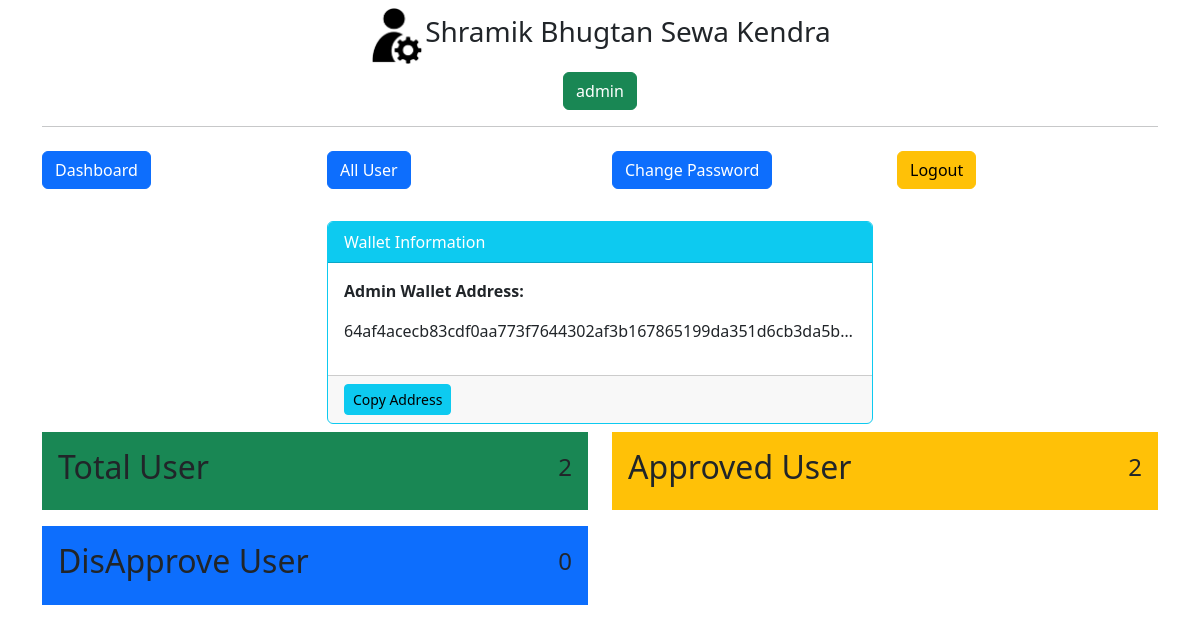
The app's page /admin/dashboard (signed in) with its own data.
### main.py (models this page shows, shortened)
class Admin(db.Model):
    id = db.Column(db.Integer, primary_key=True)
    username = db.Column(db.String(255), nullable=False)
    password = db.Column(db.String(255), nullable=False)
    wallet_address = db.Column(db.String(255), unique=True, nullable=False)  # New column

### main.py (the view)
@app.route('/admin/dashboard')
def adminDashboard():
    if not session.get('admin_id'):
        return redirect('/admin/')
    totalUser=User.query.count()
    totalApprove=User.query.filter_by(status=1).count()
    NotTotalApprove=User.query.filter_by(status=0).count()
    admin = Admin.query.get_or_404(session['admin_id'])
    return render_template('admin/dashboard.html', title="Admin Dashboard", totalUser=totalUser, totalApprove=totalApprove, NotTotalApprove=NotTotalApprove, admin=admin)

### templates/admin/dashboard.html
{% extends 'admin/layout.html' %}
{% block content %}
<div class="container">
    {% include 'admin/navbar.html' %}
</div>
<div class="container">
    <div class="row">
        <div class="col-xl-6 my-2 col-lg-6 col-sm-12">
            <div class="bg-success d-flex p-3 justify-content-between align-items-center">
                <h2>Total User</h2>
                <h4>{{totalUser}}</h4>
            </div>
        </div>
        <div class="col-xl-6 my-2 col-lg-6 col-sm-12">
            <div class="bg-warning d-flex p-3 justify-content-between align-items-center">
                <h2>Approved User</h2>
                <h4>{{totalApprove}}</h4>
            </div>
        </div>
        <div class="col-xl-6 my-2 col-lg-6 col-sm-12">
            <div class="bg-primary d-flex p-3 justify-content-between align-items-center">
                <h2>DisApprove User</h2>
                <h4>{{NotTotalApprove}}</h4>
            </div>
        </div>
    </div>
</div>
{% endblock content %}

### templates/admin/layout.html (shortened to what this page needs)
<!DOCTYPE html>
<html lang="en">
    <head>
        <link href="https://cdn.jsdelivr.net/npm/bootstrap@5.3.2/dist/css/bootstrap.min.css" rel="stylesheet">
    </head>
    <body>
        <div class="container my-2">
            <div class="d-flex justify-content-center align-items-center">
                <img style="width: 5%;"
                    alt="">
                <h3>
                    Shramik Bhugtan Sewa Kendra
                </h3>
            </div>
            <div class="my-2 text-center">
                {% if session.admin_name %}
                <button class="btn btn-success">{{session.admin_name}}</button>
                {% endif %}
            </div>
            <hr>
        </div>
        {% block content %} {% endblock content %}
    </body>
</html>

### templates/admin/navbar.html (shortened to what this page needs)
<div class="row d-flex justify-content-center">
    <div class="col-lg-3 col-md-6 my-2">
        <a href="/admin/dashboard" class="btn btn-primary btn-block">Dashboard</a>
    </div>
    <div class="col-lg-3 col-md-6 my-2">
        <a href="/admin/get-all-user" class="btn btn-primary btn-block">All User</a>
    </div>
    <div class="col-lg-3 col-md-6 my-2">
        <a href="/admin/change-admin-password" class="btn btn-primary btn-block">Change Password</a>
    </div>
    <div class="col-lg-3 col-md-6 my-2">
        <a href="/admin/logout" class="btn btn-warning btn-block">Logout</a>
    </div>
</div>
<div class="row d-flex justify-content-center mt-4">
    <div class="col-12 col-md-8 col-lg-6">
        <div class="card border-info">
            <div class="card-header bg-info text-white">
                Wallet Information
            </div>
            <div class="card-body">
                <p class="card-text"><strong>Admin Wallet Address:</strong></p>
                <p class="text-center font-weight-bold overflow-hidden text-truncate">{{ admin.wallet_address }}</p>
            </div>
            <div class="card-footer">
                <button class="btn btn-info btn-sm copy-btn" onclick="copyToClipboard('{{ admin.wallet_address }}')">Copy Address</button>
            </div>
        </div>
    </div>
</div>

### records on screen
Admin: admin_name "admin", wallet_address "64af4acecb83cdf0aa773f7644302af3b167865199da351d6cb3da5b…"

### other values on screen
{{ totalUser }} "2"
{{ totalApprove }} "2"
{{ NotTotalApprove }} "0"
